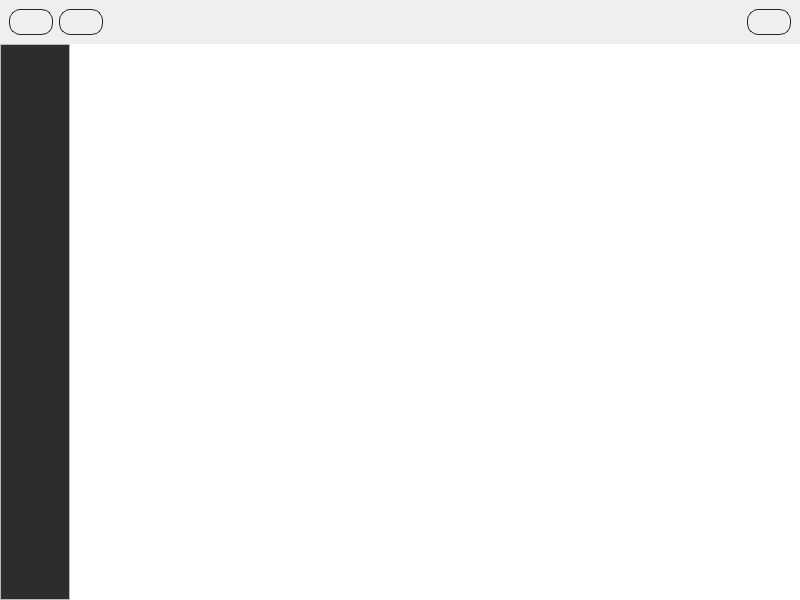
<?xml version="1.0" encoding="UTF-8"?>
<ui version="4.0">
 <class>PluginWindow</class>
 <widget class="QMainWindow" name="PluginWindow">
  <property name="geometry">
   <rect>
    <x>0</x>
    <y>0</y>
    <width>800</width>
    <height>600</height>
   </rect>
  </property>
  <property name="windowTitle">
   <string>MainWindow</string>
  </property>
  <widget class="QWidget" name="centralwidget">
   <layout class="QGridLayout" name="gridLayout">
    <property name="margin">
     <number>0</number>
    </property>
    <property name="spacing">
     <number>0</number>
    </property>
    <item row="0" column="0" colspan="2">
     <widget class="QFrame" name="topFrame">
      <property name="sizePolicy">
       <sizepolicy hsizetype="Preferred" vsizetype="Fixed">
        <horstretch>0</horstretch>
        <verstretch>0</verstretch>
       </sizepolicy>
      </property>
      <property name="styleSheet">
       <string notr="true">#topFrame {
border: none;
background: qlineargradient(x1: 0, y1: 0, x2: 0, y2: 1,
stop: 0 #707070, 
stop: 0.08 #555555,
stop: 0.4 #2d2d30,
stop: 0.97 #333333,
 stop: 1 #000000);
}

#topFrame QPushButton {
color: #999999;
border: 1px solid #222222;
border-radius: 11px;
padding: 5px;
background: qradialgradient(cx: 0.3, cy: -0.4,
fx: 0.3, fy: -0.4,
radius: 1.35, stop: 0  #707070, stop: 1 #2d2d30);
min-width: 30px;
}

#topFrame QPushButton:pressed {
background: qradialgradient(cx: 0.4, cy: -0.1,
fx: 0.4, fy: -0.1,
radius: 1.35, stop: 0 #fff, stop: 1 #ddd);
}</string>
      </property>
      <property name="frameShape">
       <enum>QFrame::StyledPanel</enum>
      </property>
      <property name="frameShadow">
       <enum>QFrame::Raised</enum>
      </property>
      <layout class="QGridLayout" name="gridLayout_2">
       <item row="0" column="0">
        <widget class="QPushButton" name="pushButton">
         <property name="enabled">
          <bool>false</bool>
         </property>
         <property name="toolTip">
          <string/>
         </property>
         <property name="text">
          <string/>
         </property>
         <property name="icon">
          <iconset resource="../Resource.qrc">
           <normaloff>:/res/img/server_down.png</normaloff>:/res/img/server_down.png</iconset>
         </property>
         <property name="iconSize">
          <size>
           <width>32</width>
           <height>32</height>
          </size>
         </property>
        </widget>
       </item>
       <item row="0" column="1">
        <widget class="QPushButton" name="pushButton_2">
         <property name="enabled">
          <bool>false</bool>
         </property>
         <property name="toolTip">
          <string/>
         </property>
         <property name="text">
          <string/>
         </property>
         <property name="icon">
          <iconset resource="../Resource.qrc">
           <normaloff>:/res/img/server_remove.png</normaloff>:/res/img/server_remove.png</iconset>
         </property>
         <property name="iconSize">
          <size>
           <width>32</width>
           <height>32</height>
          </size>
         </property>
        </widget>
       </item>
       <item row="0" column="2">
        <spacer name="horizontalSpacer">
         <property name="orientation">
          <enum>Qt::Horizontal</enum>
         </property>
         <property name="sizeHint" stdset="0">
          <size>
           <width>40</width>
           <height>20</height>
          </size>
         </property>
        </spacer>
       </item>
       <item row="0" column="3">
        <widget class="QPushButton" name="pushButton_4">
         <property name="enabled">
          <bool>false</bool>
         </property>
         <property name="text">
          <string/>
         </property>
         <property name="icon">
          <iconset resource="../Resource.qrc">
           <normaloff>:/res/img/plugin.png</normaloff>:/res/img/plugin.png</iconset>
         </property>
         <property name="iconSize">
          <size>
           <width>32</width>
           <height>32</height>
          </size>
         </property>
        </widget>
       </item>
      </layout>
     </widget>
    </item>
    <item row="1" column="0">
     <widget class="QScrollArea" name="scrollArea">
      <property name="sizePolicy">
       <sizepolicy hsizetype="Preferred" vsizetype="Preferred">
        <horstretch>0</horstretch>
        <verstretch>0</verstretch>
       </sizepolicy>
      </property>
      <property name="styleSheet">
       <string notr="true">#scrollAreaWidget
{
	background-color:#2d2d30;
}

QPushButton {

text-align: left;
color: #999999;
border: 0px solid #555;
padding: 5px;
background: qlineargradient(x1: 0, y1: 0, x2: 0, y2: 1,
stop: 0 #707070, 
stop: 0.08 #555555,
stop: 0.4 #2d2d30,
stop: 0.97 #333333
 stop: 1 #000000);
min-width: 80px;
}

QPushButton:checked {
color:  #000;
background: qradialgradient(cx: 0.4, cy: -0.1,
fx: 0.4, fy: -0.1,
radius: 1.35, stop: 0 #fff, stop: 1 #ddd);
}

QPushButton:pressed
{
color:  #000;
background: qradialgradient(cx: 0.4, cy: -0.1,
fx: 0.4, fy: -0.1,
radius: 1.35, stop: 0 #fff, stop: 1 #ddd);;
}</string>
      </property>
      <property name="horizontalScrollBarPolicy">
       <enum>Qt::ScrollBarAlwaysOff</enum>
      </property>
      <property name="widgetResizable">
       <bool>true</bool>
      </property>
      <widget class="QWidget" name="scrollAreaWidget">
       <property name="geometry">
        <rect>
         <x>0</x>
         <y>0</y>
         <width>69</width>
         <height>536</height>
        </rect>
       </property>
       <property name="sizePolicy">
        <sizepolicy hsizetype="Preferred" vsizetype="Preferred">
         <horstretch>0</horstretch>
         <verstretch>0</verstretch>
        </sizepolicy>
       </property>
      </widget>
     </widget>
    </item>
    <item row="1" column="1">
     <widget class="QFrame" name="centralFrame">
      <property name="sizePolicy">
       <sizepolicy hsizetype="Expanding" vsizetype="Preferred">
        <horstretch>0</horstretch>
        <verstretch>0</verstretch>
       </sizepolicy>
      </property>
      <property name="styleSheet">
       <string notr="true">#centralFrame {
border: none;
	background-color: white;
}

#centralFrame QPushButton {
color: #efefef;
border: 1px solid #222222;
border-radius: 8px;
padding: 6px;
background: qradialgradient(cx: 0.3, cy: -0.4,
fx: 0.3, fy: -0.4,
radius: 1.35, stop: 0  #707070, stop: 1 #2d2d30);
min-width: 80px;
}

#centralFrame QPushButton:pressed {
background: qradialgradient(cx: 0.4, cy: -0.1,
fx: 0.4, fy: -0.1,
radius: 1.35, stop: 0 #fff, stop: 1 #ddd);
}

#centralFrame QPushButton:disabled
{
background: qradialgradient(cx: 0.4, cy: -0.1,
fx: 0.4, fy: -0.1,
radius: 1.35, stop: 0 #ddd, stop: 1 #999)
}

#centralFrame QHeaderView::section {
background: qradialgradient(cx: 0.3, cy: -0.4,
fx: 0.3, fy: -0.4,
radius: 1.35, stop: 0  #707070, stop: 1 #2d2d30);
     color: #efefef;
     padding: 4px;
     border:0.5px solid black;
border-radius: 2px;
border-style: outset;
 }</string>
      </property>
      <property name="frameShape">
       <enum>QFrame::StyledPanel</enum>
      </property>
      <property name="frameShadow">
       <enum>QFrame::Raised</enum>
      </property>
      <layout class="QGridLayout" name="gridLayout_4">
       <property name="margin">
        <number>0</number>
       </property>
       <property name="spacing">
        <number>0</number>
       </property>
      </layout>
     </widget>
    </item>
   </layout>
  </widget>
 </widget>
 <resources>
  <include location="../Resource.qrc"/>
 </resources>
 <connections/>
</ui>
